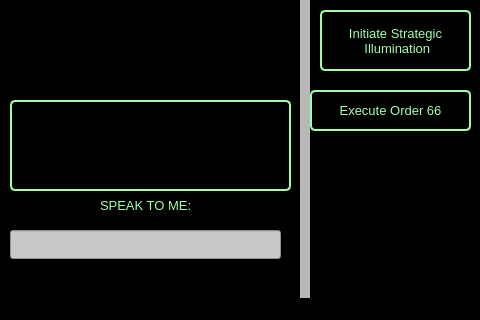
<?xml version="1.0" encoding="UTF-8"?>
<ui version="4.0">
 <class>MainWindow</class>
 <widget class="QMainWindow" name="MainWindow">
  <property name="geometry">
   <rect>
    <x>0</x>
    <y>0</y>
    <width>480</width>
    <height>320</height>
   </rect>
  </property>
  <property name="windowTitle">
   <string>MainWindow</string>
  </property>
  <property name="styleSheet">
   <string notr="true">background-color: rgb(0, 0, 0)</string>
  </property>
  <widget class="QWidget" name="centralwidget">
   <widget class="Line" name="line_2">
    <property name="geometry">
     <rect>
      <x>290</x>
      <y>-20</y>
      <width>31</width>
      <height>1101</height>
     </rect>
    </property>
    <property name="styleSheet">
     <string notr="true">color: rgb(255,255,255)</string>
    </property>
    <property name="lineWidth">
     <number>10</number>
    </property>
    <property name="midLineWidth">
     <number>10</number>
    </property>
    <property name="orientation">
     <enum>Qt::Vertical</enum>
    </property>
   </widget>
   <widget class="QLineEdit" name="chatbotEnter">
    <property name="geometry">
     <rect>
      <x>10</x>
      <y>230</y>
      <width>271</width>
      <height>29</height>
     </rect>
    </property>
    <property name="font">
     <font>
      <pointsize>7</pointsize>
     </font>
    </property>
    <property name="styleSheet">
     <string notr="true">background-color: rgb(200,200,200)</string>
    </property>
   </widget>
   <widget class="QLabel" name="label">
    <property name="geometry">
     <rect>
      <x>100</x>
      <y>190</y>
      <width>111</width>
      <height>31</height>
     </rect>
    </property>
    <property name="sizeIncrement">
     <size>
      <width>0</width>
      <height>0</height>
     </size>
    </property>
    <property name="font">
     <font>
      <pointsize>10</pointsize>
     </font>
    </property>
    <property name="styleSheet">
     <string notr="true">color: rgb(160, 255, 166);
text-size: 2px</string>
    </property>
    <property name="text">
     <string>SPEAK TO ME:</string>
    </property>
    <property name="textFormat">
     <enum>Qt::PlainText</enum>
    </property>
   </widget>
   <widget class="QPushButton" name="pushButton">
    <property name="geometry">
     <rect>
      <x>320</x>
      <y>10</y>
      <width>151</width>
      <height>61</height>
     </rect>
    </property>
    <property name="font">
     <font>
      <pointsize>10</pointsize>
     </font>
    </property>
    <property name="autoFillBackground">
     <bool>false</bool>
    </property>
    <property name="styleSheet">
     <string notr="true">color: rgb(160, 255, 166);
border: 2px solid rgb(160, 255, 166);  /* 2px thick black border */
border-radius: 5px;          /* Optional: rounded corners */
padding: 5px 10px;           /* Optional: internal padding */</string>
    </property>
    <property name="text">
     <string>Initiate Strategic 
 Illumination</string>
    </property>
   </widget>
   <widget class="QPushButton" name="pushButton_2">
    <property name="geometry">
     <rect>
      <x>310</x>
      <y>90</y>
      <width>161</width>
      <height>41</height>
     </rect>
    </property>
    <property name="font">
     <font>
      <pointsize>10</pointsize>
     </font>
    </property>
    <property name="autoFillBackground">
     <bool>false</bool>
    </property>
    <property name="styleSheet">
     <string notr="true">color: rgb(160, 255, 166);
border: 2px solid rgb(160, 255, 166);  /* 2px thick black border */
border-radius: 5px;          /* Optional: rounded corners */
padding: 5px 10px;           /* Optional: internal padding */</string>
    </property>
    <property name="text">
     <string>Execute Order 66</string>
    </property>
   </widget>
   <widget class="QPlainTextEdit" name="plainTextEdit">
    <property name="geometry">
     <rect>
      <x>10</x>
      <y>100</y>
      <width>281</width>
      <height>91</height>
     </rect>
    </property>
    <property name="font">
     <font>
      <pointsize>8</pointsize>
     </font>
    </property>
    <property name="styleSheet">
     <string notr="true">color: rgb(160, 255, 166);
border: 2px solid rgb(160, 255, 166);  /* 2px thick black border */
border-radius: 5px;          /* Optional: rounded corners */
padding: 5px 10px;           /* Optional: internal padding */
text-size:2px</string>
    </property>
   </widget>
  </widget>
  <widget class="QMenuBar" name="menubar">
   <property name="geometry">
    <rect>
     <x>0</x>
     <y>0</y>
     <width>480</width>
     <height>30</height>
    </rect>
   </property>
  </widget>
  <widget class="QStatusBar" name="statusbar"/>
 </widget>
 <resources/>
 <connections/>
</ui>
